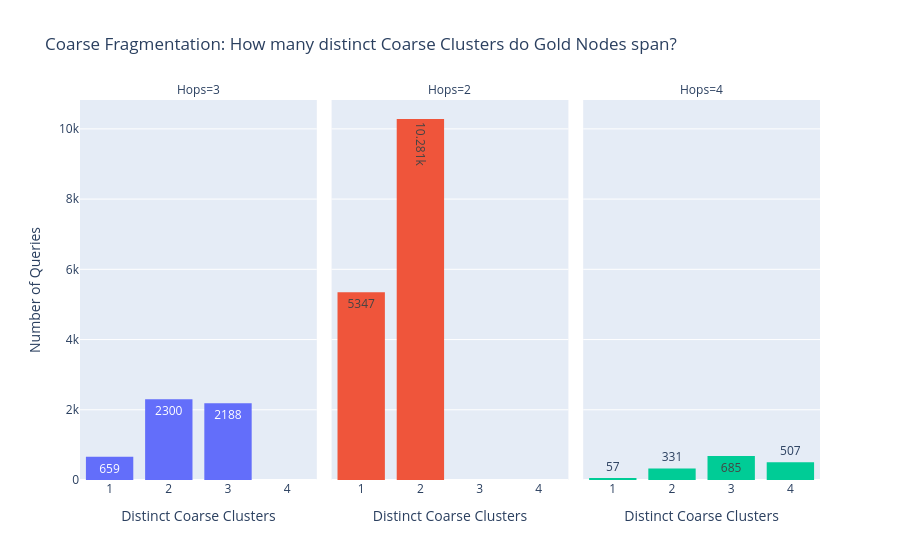
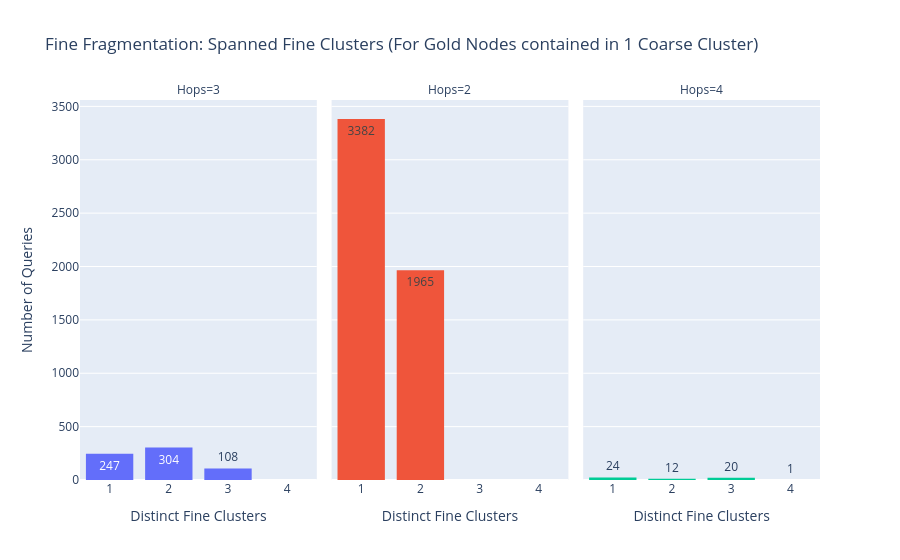

Write notebook code for charts like these, in order.
### Code cell
# ==========================================
# Chart 1: Coarse Cluster Spread per Query
# ==========================================
fig1 = px.histogram(
    df_plot,
    x='spanned_coarse_count',
    facet_col='n_hops',          # Creates separate side-by-side plots for 2, 3, 4
    color='n_hops',              # Colors them differently for easy reading
    title="Coarse Fragmentation: How many distinct Coarse Clusters do Gold Nodes span?",
    labels={'spanned_coarse_count': 'Distinct Coarse Clusters', 'n_hops': 'Hops'},
    text_auto=True
)

# Force X-axis to be discrete categorical buckets (1, 2, 3...)
fig1.update_xaxes(type='category', categoryorder='category ascending')
fig1.update_layout(showlegend=False, yaxis_title="Number of Queries")
fig1.show()


# ==========================================
# Chart 2: Fine Cluster Spread (ONLY for Queries contained in 1 Coarse Cluster)
# ==========================================
# Filter strictly for queries where all gold nodes fell into a SINGLE coarse cluster
df_contained = df_plot[df_plot['spanned_coarse_count'] == 1].copy()

fig2 = px.histogram(
    df_contained,
    x='spanned_fine_count',
    facet_col='n_hops',
    color='n_hops',
    title="Fine Fragmentation: Spanned Fine Clusters (For Gold Nodes contained in 1 Coarse Cluster)",
    labels={'spanned_fine_count': 'Distinct Fine Clusters', 'n_hops': 'Hops'},
    text_auto=True
)

fig2.update_xaxes(type='category', categoryorder='category ascending')
fig2.update_layout(showlegend=False, yaxis_title="Number of Queries")
fig2.show()

### Figure 1 — Plotly figure (JSON) as saved in the notebook; plotly's stock layout.template omitted (floating-point values rounded to 4 significant figures; data arrays with more than 128 entries replaced by an {"elided": "..."} marker saying what was removed)
{"data": [{"bingroup": "x", "hovertemplate": "Hops=3<br>Distinct Coarse Clusters=%{x}<br>count=%{y}<extra></extra>", "legendgroup": "3", "marker": {"color": "#636efa", "pattern": {"shape": ""}}, "name": "3", "orientation": "v", "showlegend": true, "texttemplate": "%{value}", "type": "histogram", "x": {"elided": "5147 int values"}, "xaxis": "x", "yaxis": "y"}, {"bingroup": "x", "hovertemplate": "Hops=2<br>Distinct Coarse Clusters=%{x}<br>count=%{y}<extra></extra>", "legendgroup": "2", "marker": {"color": "#EF553B", "pattern": {"shape": ""}}, "name": "2", "orientation": "v", "showlegend": true, "texttemplate": "%{value}", "type": "histogram", "x": {"elided": "15628 int values"}, "xaxis": "x2", "yaxis": "y2"}, {"bingroup": "x", "hovertemplate": "Hops=4<br>Distinct Coarse Clusters=%{x}<br>count=%{y}<extra></extra>", "legendgroup": "4", "marker": {"color": "#00cc96", "pattern": {"shape": ""}}, "name": "4", "orientation": "v", "showlegend": true, "texttemplate": "%{value}", "type": "histogram", "x": {"elided": "1580 int values"}, "xaxis": "x3", "yaxis": "y3"}], "layout": {"annotations": [{"font": {}, "showarrow": false, "text": "Hops=3", "x": 0.16, "xanchor": "center", "xref": "paper", "y": 1, "yanchor": "bottom", "yref": "paper"}, {"font": {}, "showarrow": false, "text": "Hops=2", "x": 0.5, "xanchor": "center", "xref": "paper", "y": 1, "yanchor": "bottom", "yref": "paper"}, {"font": {}, "showarrow": false, "text": "Hops=4", "x": 0.84, "xanchor": "center", "xref": "paper", "y": 1, "yanchor": "bottom", "yref": "paper"}], "barmode": "relative", "legend": {"title": {"text": "Hops"}, "tracegroupgap": 0}, "showlegend": false, "title": {"text": "Coarse Fragmentation: How many distinct Coarse Clusters do Gold Nodes span?"}, "xaxis": {"anchor": "y", "categoryorder": "category ascending", "domain": [0, 0.32], "title": {"text": "Distinct Coarse Clusters"}, "type": "category"}, "xaxis2": {"anchor": "y2", "categoryorder": "category ascending", "domain": [0.34, 0.66], "matches": "x", "title": {"text": "Distinct Coarse Clusters"}, "type": "category"}, "xaxis3": {"anchor": "y3", "categoryorder": "category ascending", "domain": [0.68, 1.0], "matches": "x", "title": {"text": "Distinct Coarse Clusters"}, "type": "category"}, "yaxis": {"anchor": "x", "domain": [0, 1], "title": {"text": "Number of Queries"}}, "yaxis2": {"anchor": "x2", "domain": [0, 1], "matches": "y", "showticklabels": false}, "yaxis3": {"anchor": "x3", "domain": [0, 1], "matches": "y", "showticklabels": false}}}

### Figure 2 — Plotly figure (JSON) as saved in the notebook; plotly's stock layout.template omitted (floating-point values rounded to 4 significant figures; data arrays with more than 128 entries replaced by an {"elided": "..."} marker saying what was removed)
{"data": [{"bingroup": "x", "hovertemplate": "Hops=3<br>Distinct Fine Clusters=%{x}<br>count=%{y}<extra></extra>", "legendgroup": "3", "marker": {"color": "#636efa", "pattern": {"shape": ""}}, "name": "3", "orientation": "v", "showlegend": true, "texttemplate": "%{value}", "type": "histogram", "x": {"elided": "659 int values"}, "xaxis": "x", "yaxis": "y"}, {"bingroup": "x", "hovertemplate": "Hops=2<br>Distinct Fine Clusters=%{x}<br>count=%{y}<extra></extra>", "legendgroup": "2", "marker": {"color": "#EF553B", "pattern": {"shape": ""}}, "name": "2", "orientation": "v", "showlegend": true, "texttemplate": "%{value}", "type": "histogram", "x": {"elided": "5347 int values"}, "xaxis": "x2", "yaxis": "y2"}, {"bingroup": "x", "hovertemplate": "Hops=4<br>Distinct Fine Clusters=%{x}<br>count=%{y}<extra></extra>", "legendgroup": "4", "marker": {"color": "#00cc96", "pattern": {"shape": ""}}, "name": "4", "orientation": "v", "showlegend": true, "texttemplate": "%{value}", "type": "histogram", "x": [2, 3, 2, 3, 2, 3, 1, 3, 2, 3, 2, 3, 3, 2, 2, 2, 3, 4, 2, 3, 2, 3, 3, 1, 3, 3, 1, 3, 1, 1, 1, 1, 3, 3, 2, 1, 3, 3, 1, 1, 3, 1, 1, 1, 1, 1, 1, 2, 1, 1, 1, 1, 1, 1, 1, 3, 1], "xaxis": "x3", "yaxis": "y3"}], "layout": {"annotations": [{"font": {}, "showarrow": false, "text": "Hops=3", "x": 0.16, "xanchor": "center", "xref": "paper", "y": 1, "yanchor": "bottom", "yref": "paper"}, {"font": {}, "showarrow": false, "text": "Hops=2", "x": 0.5, "xanchor": "center", "xref": "paper", "y": 1, "yanchor": "bottom", "yref": "paper"}, {"font": {}, "showarrow": false, "text": "Hops=4", "x": 0.84, "xanchor": "center", "xref": "paper", "y": 1, "yanchor": "bottom", "yref": "paper"}], "barmode": "relative", "legend": {"title": {"text": "Hops"}, "tracegroupgap": 0}, "showlegend": false, "title": {"text": "Fine Fragmentation: Spanned Fine Clusters (For Gold Nodes contained in 1 Coarse Cluster)"}, "xaxis": {"anchor": "y", "categoryorder": "category ascending", "domain": [0, 0.32], "title": {"text": "Distinct Fine Clusters"}, "type": "category"}, "xaxis2": {"anchor": "y2", "categoryorder": "category ascending", "domain": [0.34, 0.66], "matches": "x", "title": {"text": "Distinct Fine Clusters"}, "type": "category"}, "xaxis3": {"anchor": "y3", "categoryorder": "category ascending", "domain": [0.68, 1.0], "matches": "x", "title": {"text": "Distinct Fine Clusters"}, "type": "category"}, "yaxis": {"anchor": "x", "domain": [0, 1], "title": {"text": "Number of Queries"}}, "yaxis2": {"anchor": "x2", "domain": [0, 1], "matches": "y", "showticklabels": false}, "yaxis3": {"anchor": "x3", "domain": [0, 1], "matches": "y", "showticklabels": false}}}
